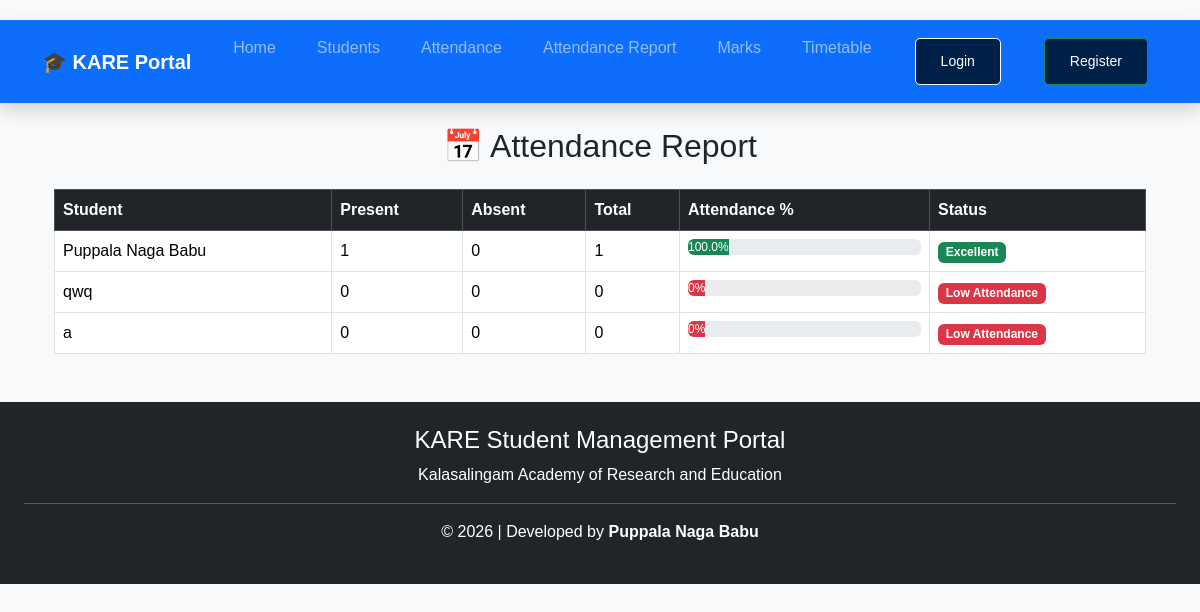
Page /students/attendance-report/ on the committed database.
### KARE/students/models.py (models this page shows, shortened)
class Student(models.Model):
    name = models.CharField(max_length=100)
    roll_number = models.CharField(max_length=20)
    department = models.CharField(max_length=100)
    year = models.IntegerField()
    email = models.EmailField()
    phone = models.CharField(max_length=15)
    photo = models.ImageField(
        upload_to="students/",
        blank=True,
        null=True
    )

### KARE/students/views.py (the view)
# urls.py: path("attendance-report/", views.attendance_report, name="attendance_report"),
def attendance_report(request):
    students = Student.objects.all()
    report = []
    for student in students:
        total = Attendance.objects.filter(student=student).count()
        present = Attendance.objects.filter(
            student=student,
            status="Present"
        ).count()
        absent = Attendance.objects.filter(
            student=student,
            status="Absent"
        ).count()
        if total > 0:
            percentage = (present / total) * 100
        else:
            percentage = 0
        if percentage >= 75:
            status = "Excellent"
            color = "success"
        elif percentage >= 50:
            status = "Average"
            color = "warning"
        else:
            status = "Low Attendance"
            color = "danger"
        report.append({
            "student": student,
            "present": present,
            "absent": absent,
            "total": total,
            "percentage": round(percentage, 2),
            "status": status,
            "color": color,
        })
    return render(request, "attendance_report.html", {
        "report": report
    })

### KARE/templates/attendance_report.html
{% extends 'base.html' %}
{% block content %}
<div class="container mt-4">
<h2 class="text-center mb-4">
📅 Attendance Report
</h2>
<table class="table table-bordered table-hover">
<thead class="table-dark">
<tr>
<th>Student</th>
<th>Present</th>
<th>Absent</th>
<th>Total</th>
<th>Attendance %</th>
<th>Status</th>
</tr>
</thead>
<tbody>
{% for item in report %}
<tr>
<td>{{ item.student.name }}</td>
<td>{{ item.present }}</td>
<td>{{ item.absent }}</td>
<td>{{ item.total }}</td>
<td width="250">
<div class="progress">
  <div class="progress-bar bg-{{ item.color }}"
       role="progressbar"
       data-width="{{ item.percentage }}%">
       {{ item.percentage }}%
  </div>
</div>
</td>
<td>
<span class="badge bg-{{ item.color }}">
{{ item.status }}
</span>
</td>
</tr>
{% empty %}
<tr>
<td colspan="6" class="text-center">
No Attendance Data Found
</td>
</tr>
{% endfor %}
</tbody>
</table>
</div>
{% endblock %}

### KARE/templates/base.html (shortened to what this page needs)
{% load static %}
<!DOCTYPE html>
<html lang="en">
<head>
    <link href="https://cdn.jsdelivr.net/npm/bootstrap@5.3.3/dist/css/bootstrap.min.css" rel="stylesheet">
    <link rel="stylesheet" href="{% static 'css/style.css' %}">
</head>
<body class="bg-light">
<nav class="navbar navbar-expand-lg navbar-dark bg-primary shadow">
    <div class="container">
        <a class="navbar-brand fw-bold" href="/">
            🎓 KARE Portal
        </a>
        <div class="collapse navbar-collapse"
             id="navbarNav">
            <ul class="navbar-nav ms-auto">
                <li class="nav-item">
                    <a class="nav-link" href="/">Home</a>
                </li>
                <li class="nav-item">
                    <a class="nav-link" href="/students/">Students</a>
                </li>
                <li class="nav-item">
                    <a class="nav-link" href="/students/attendance/">
                        Attendance
                    </a>
                </li>
                <li class="nav-item">
                    <a class="nav-link" href="/students/attendance-report/">
                        Attendance Report
                    </a>
                </li>
                <li class="nav-item">
                    <a class="nav-link" href="/students/marks/">
                        Marks
                    </a>
                </li>
                <li class="nav-item">
                    <a class="nav-link" href="/students/timetable/">
                        Timetable
                    </a>
                </li>
                {% if user.is_authenticated %}
                <li class="nav-item">
                    <a class="nav-link" href="/dashboard/">
                        Dashboard
                    </a>
                </li>
                <li class="nav-item">
                    <span class="navbar-text text-white me-3">
                        Welcome,
                        <strong>{{ request.user.username }}</strong>
                    </span>
                </li>
                <li class="nav-item">
                    <a class="btn btn-warning btn-sm"
                       href="/logout/">
                        Logout
                    </a>
                </li>
                {% else %}
                <li class="nav-item">
                    <a class="btn btn-light btn-sm me-2"
                       href="/login/">
                        Login
                    </a>
                </li>
                <li class="nav-item">
                    <a class="btn btn-success btn-sm"
                       href="/register/">
                        Register
                    </a>
                </li>
                {% endif %}
            </ul>
        </div>
    </div>
</nav>
<div class="container mt-4 mb-5">
    {% block content %}
    {% endblock %}
</div>
<footer class="bg-dark text-white text-center p-4 mt-auto">
    <h4>KARE Student Management Portal</h4>
    <p>
        Kalasalingam Academy of Research and Education
    </p>
    <hr class="bg-light">
    <p>
        © 2026 | Developed by <strong>Puppala Naga Babu</strong>
    </p>
</footer>
</body>
</html>

### KARE/static/css/style.css (style rules this page uses)
* { margin:0; padding:0; box-sizing:border-box; }
body { font-family:Arial, sans-serif; background:#f4f4f4; }
nav { margin-top:20px; }
nav ul { display:flex; justify-content:center; list-style:none; gap:25px; }
nav ul li a { color:white; text-decoration:none; font-weight:bold; }
footer { background:#222; color:white; text-align:center; padding:20px; }
.btn { display:inline-block; padding:12px 25px; background:#002147; color:white; text-decoration:none; border-radius:5px; margin:10px; }

### rows in the picture
Student: student.name "Puppala Naga Babu", present "1", absent "0", total "1", percentage "100.0", status "Excellent"
Student: student.name "qwq", present "0", absent "0", total "0", percentage "0", status "Low Attendance"
Student: student.name "a", present "0", absent "0", total "0", percentage "0", status "Low Attendance"
